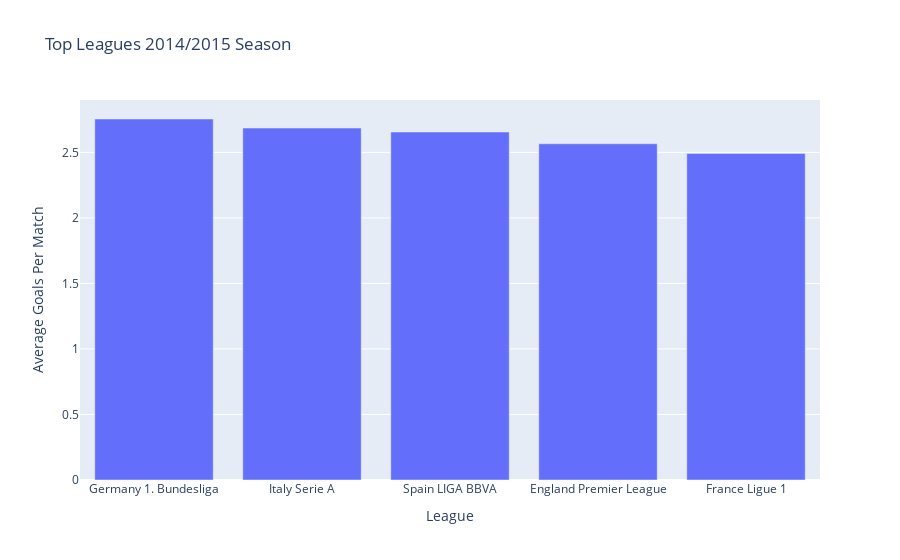

Write notebook code for a chart like this one.
### Code cell
season_14_15 = season_14_15.sort_values(['avg_goals_per_match'], ascending=False)[['league_name','avg_goals_per_match','avg_home_goals','avg_away_goals']].copy()
fig = px.bar(season_14_15 , x='league_name' , y='avg_goals_per_match', title='Top Leagues 2014/2015 Season')
fig.update_xaxes(title_text='League')
fig.update_yaxes(title_text='Average Goals Per Match')

fig.show()

### Figure 1 — Plotly figure (JSON) as saved in the notebook; plotly's stock layout.template omitted (floating-point values rounded to 4 significant figures)
{"data": [{"alignmentgroup": "True", "hovertemplate": "league_name=%{x}<br>avg_goals_per_match=%{y}<extra></extra>", "legendgroup": "", "marker": {"color": "#636efa", "pattern": {"shape": ""}}, "name": "", "offsetgroup": "", "orientation": "v", "showlegend": false, "textposition": "auto", "type": "bar", "x": ["Germany 1. Bundesliga", "Italy Serie A", "Spain LIGA BBVA", "England Premier League", "France Ligue 1"], "xaxis": "x", "y": [2.755, 2.686, 2.655, 2.566, 2.492], "yaxis": "y"}], "layout": {"barmode": "relative", "legend": {"tracegroupgap": 0}, "title": {"text": "Top Leagues 2014/2015 Season"}, "xaxis": {"anchor": "y", "domain": [0, 1], "title": {"text": "League"}}, "yaxis": {"anchor": "x", "domain": [0, 1], "title": {"text": "Average Goals Per Match"}}}}
